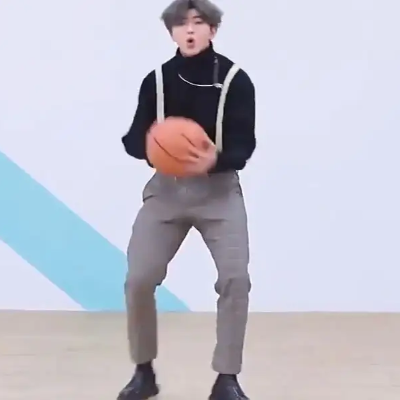
#> input picture test/test.png, 400 x 400 px
$ python taichi_demo.py
#> lines starting #> are read from the running program, lines starting #| are printed output that depends on the picture
### pybaseutils/time_utils.py
# -*- coding: utf-8 -*-
"""
# --------------------------------------------------------
# @Author : Pan
# @E-mail :
# @Date   : 2022-04-29 09:13:09
# @Brief  :
# --------------------------------------------------------
"""
import time
from datetime import datetime
import numpy as np
from typing import Dict, List


# [40 lines left out: functions get_time, date2stamp, stamp2date, not called in this run]


class Recorder(object):
    def __init__(self):
        self.content: Dict = {}

    def push(self, key, v, start=1):
        if not key in self.content:
            self.content[key] = {"avg": 0, "total": 0, "current": 0, "nums": 0, "count": 0}
        info: dict = self.content[key]
        info["count"] = info["count"] + 1
        if info["count"] < start:
            info.update({"avg": 0, "total": 0, "current": 0, "nums": 0})
        else:
            info["nums"] = info["nums"] + 1
            info["total"] = info["total"] + v
            info["current"] = v
            info["avg"] = info["total"] / info["nums"]

    def get(self, key) -> Dict:
        return self.content[key]

    def get_count(self, key) -> int:
        if key not in self.content: return 0
        return self.content[key].get("count", 0)

    def reset(self):
        self.content: Dict = {}

    def info(self, key):
        print(self.get(key))


recorder = Recorder()


def performance(tag="", n=1, log=print):
    """
    :param tag:
    :param n: 从第几次开始记录数据
    :return:
    """

    def decorator(func):
        # [17 lines left out: function wrapper, not called in this run]

        return wrapper

    return decorator


class Performance(object):
    def __init__(self, tag="", n=1, log=print):
        """
        :param tag:
        :param n: 从第几次开始记录数据
        :return:
        """
        self.tag = tag
        self.n = n
        self.log = log

    def __enter__(self):
        self.t0 = time.time()
        return self

    def __exit__(self, exc_type, exc_val, exc_tb):  # 参数为异常信息
        self.t1 = time.time()
        recorder.push(key=self.tag, v=(self.t1 - self.t0) * 1000, start=self.n)
        self.info(key=self.tag)

    def info(self, key):
        content = recorder.get(key)
        info = ["{}:{:.3f}ms".format(n, content.get(n, 0)) for n in ["current", "avg", "total"]]
        info += ["count:{}".format(content['count'])]
        elapsed = "\t ".join(info)
        tag_ = f"{self.tag} " if self.tag else ""
        self.log("{:20s}elapsed: {}\t".format(tag_, elapsed))

    def task(self):
        pass


# [13 lines left out: function cpu_elapse, not called in this run]


@performance("test1", n=5)
def targe_func1():
    time.sleep(1)


@performance("test111111")
def targe_func2():
    time.sleep(0.5)


def targe_func3():
    with Performance("test222", n=5) as p:
        time.sleep(1)


def targe_func4():
    with Performance("test22222222") as p:
        time.sleep(0.5)


def targe_func():
    targe_func1()
    # targe_func2()
    # targe_func3()
    # targe_func4()


# [3 lines that do not run on import are left out]

### test/taichi_demo.py
# -*-coding: utf-8 -*-
"""
    @Author : panjq
    @E-mail : pan_jinquan@163.com
    @Date   : 2022-09-08 09:22:01
    @Brief  :
"""

import time
import taichi as ti
import cv2
from pybaseutils import time_utils

ti.init(arch=ti.cpu)  # 添加了这行
#> (this line was passed over: taichi is not available in this run)


# ti.init(arch=ti.gpu)  # 添加了这行


@ti.kernel
def calc_pi(image:ti.Matrix, num: ti.f32) -> ti.f32:
    image_ = image + image
    sum = 0.0
    for i in range(num):
        n = 2 * i + 1
        sum += pow(-1.0, i) / n
    return sum * 4


if __name__ == "__main__":
    image_file = "test.png"
    image = cv2.imread(image_file)
#> image is the input picture: shape (400, 400, 3); mean B, G, R 205.2, 193.2, 193.1
    for i in range(20):
        with time_utils.Performance("PI"):
            calc_pi(image=image, num=100000)
#> this loop made 20 passes
#> pass 1, in calc_pi, `image_ = image + image`:
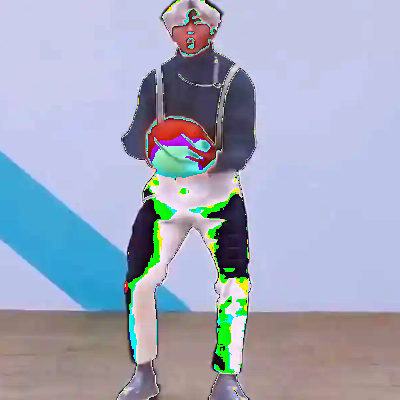
#> image_: shape (400, 400, 3); mean B, G, R 189.3, 168.9, 161.8
